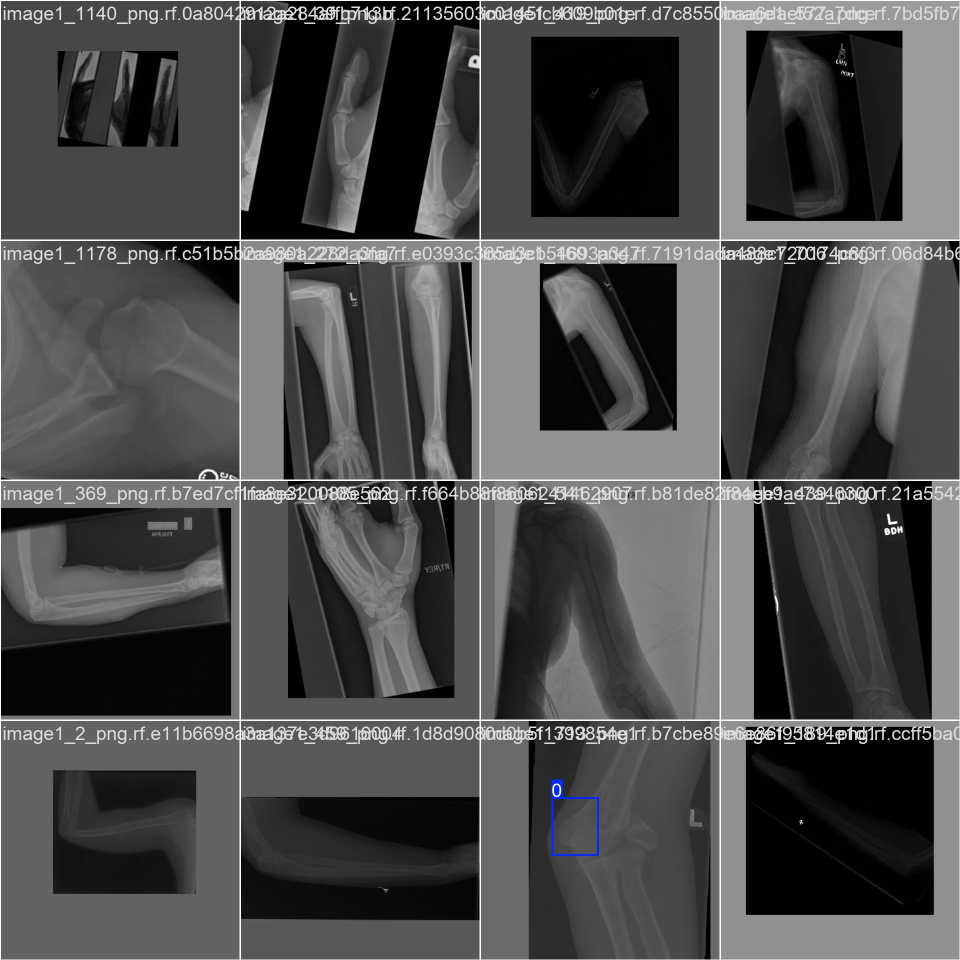
#> input picture examples/runs/detect/fracture_detection/yolov8m_fracture/train_batch0.jpg, 1920 x 1920 px (shown at 1/2 size)
$ python -i preprocessing.py   (imports and definitions only)
#> lines starting #> are read from the running program, lines starting #| are printed output that depends on the picture
import cv2
import numpy as np
from albumentations import (
    Compose, Resize, Normalize, HorizontalFlip,
    Rotate, RandomBrightnessContrast, GaussNoise,
    ShiftScaleRotate, CLAHE
)
from albumentations.pytorch import ToTensorV2

def get_train_transforms(img_size=224):
    """Training augmentation pipeline"""
    return Compose([
        Resize(img_size, img_size),
        CLAHE(clip_limit=2.0, p=0.5),  # Enhance contrast
        Rotate(limit=20, p=0.5),
        HorizontalFlip(p=0.3),  # Be careful with medical images
        ShiftScaleRotate(
            shift_limit=0.1,
            scale_limit=0.1,
            rotate_limit=15,
            p=0.5
        ),
        RandomBrightnessContrast(
            brightness_limit=0.2,
            contrast_limit=0.2,
            p=0.5
        ),
        GaussNoise(var_limit=(10.0, 50.0), p=0.3),
        Normalize(
            mean=[0.485, 0.456, 0.406],
            std=[0.229, 0.224, 0.225]
        ),
        ToTensorV2()
    ])

def get_val_transforms(img_size=224):
    """Validation/Test transforms"""
    return Compose([
        Resize(img_size, img_size),
        CLAHE(clip_limit=2.0, p=1.0),
        Normalize(
            mean=[0.485, 0.456, 0.406],
            std=[0.229, 0.224, 0.225]
        ),
        ToTensorV2()
    ])

def preprocess_xray(image_path, apply_clahe=True):
    """Preprocess single X-ray image"""
#> called with apply_clahe = True
    img = cv2.imread(image_path)
#> img is the input picture: shape (1920, 1920, 3); mean B, G, R 76.2, 76.1, 76.1
    img = cv2.cvtColor(img, cv2.COLOR_BGR2RGB)

    if apply_clahe:
        # Convert to LAB color space
        lab = cv2.cvtColor(img, cv2.COLOR_RGB2LAB)
#> lab: shape (1920, 1920, 3); mean of channels 0, 1, 2 80.4, 128, 127.9
        l, a, b = cv2.split(lab)
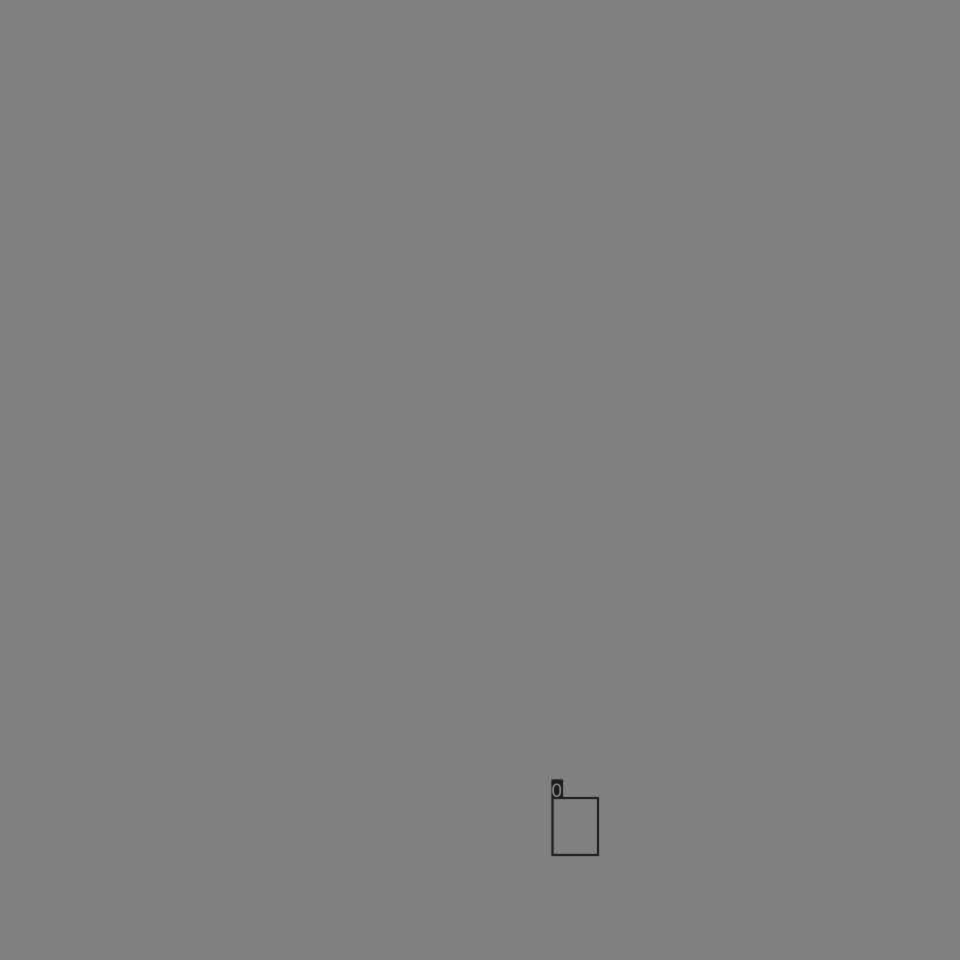
#> b: shape (1920, 1920) (shown at 1/2 size); min 23, max 147, mean 127.9

        # Apply CLAHE to L channel
        clahe = cv2.createCLAHE(clipLimit=2.0, tileGridSize=(8,8))
        l = clahe.apply(l)
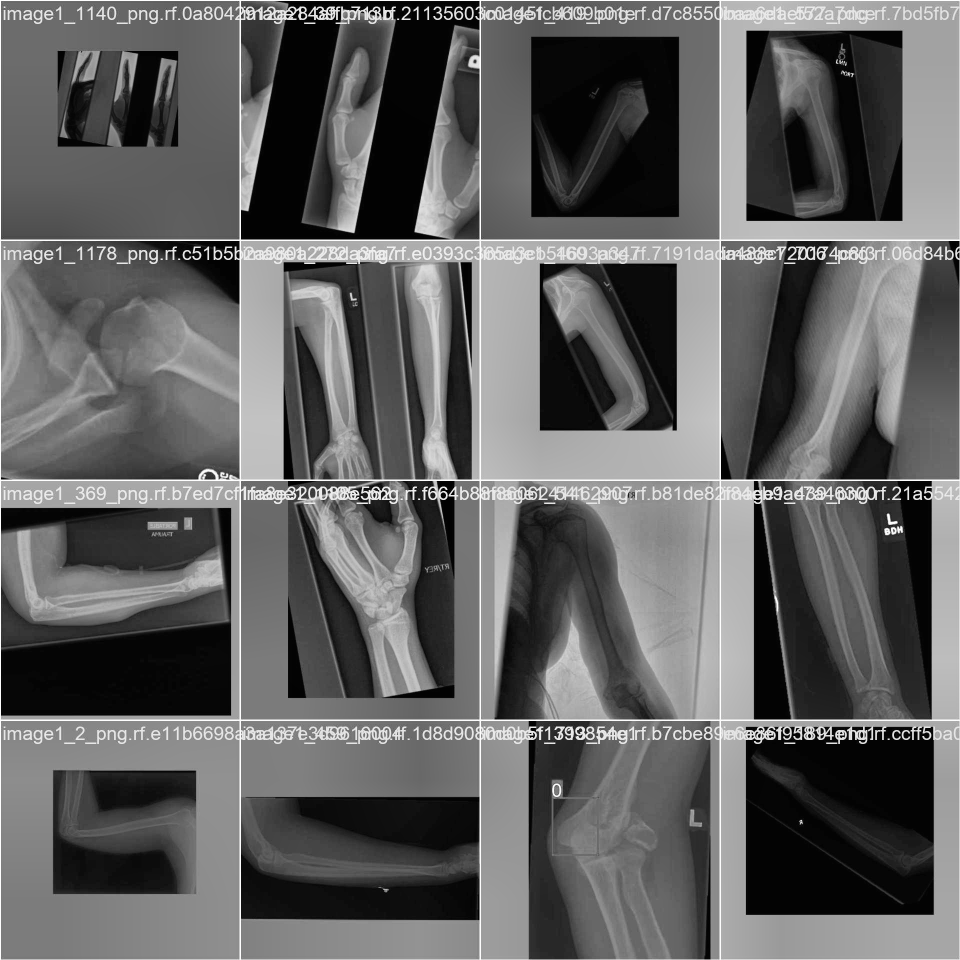
#> l: shape (1920, 1920) (shown at 1/2 size); min 1, max 255, mean 96.7

        # Merge and convert back
        lab = cv2.merge([l, a, b])
#> lab: shape (1920, 1920, 3); mean of channels 0, 1, 2 96.7, 128, 127.9
        img = cv2.cvtColor(lab, cv2.COLOR_LAB2RGB)

    return img

>>> result = preprocess_xray('../../examples/runs/detect/fracture_detection/yolov8m_fracture/train_batch0.jpg')

$ run again, on examples/runs/detect/fracture_detection/yolov8m_fracture/train_batch1.jpg
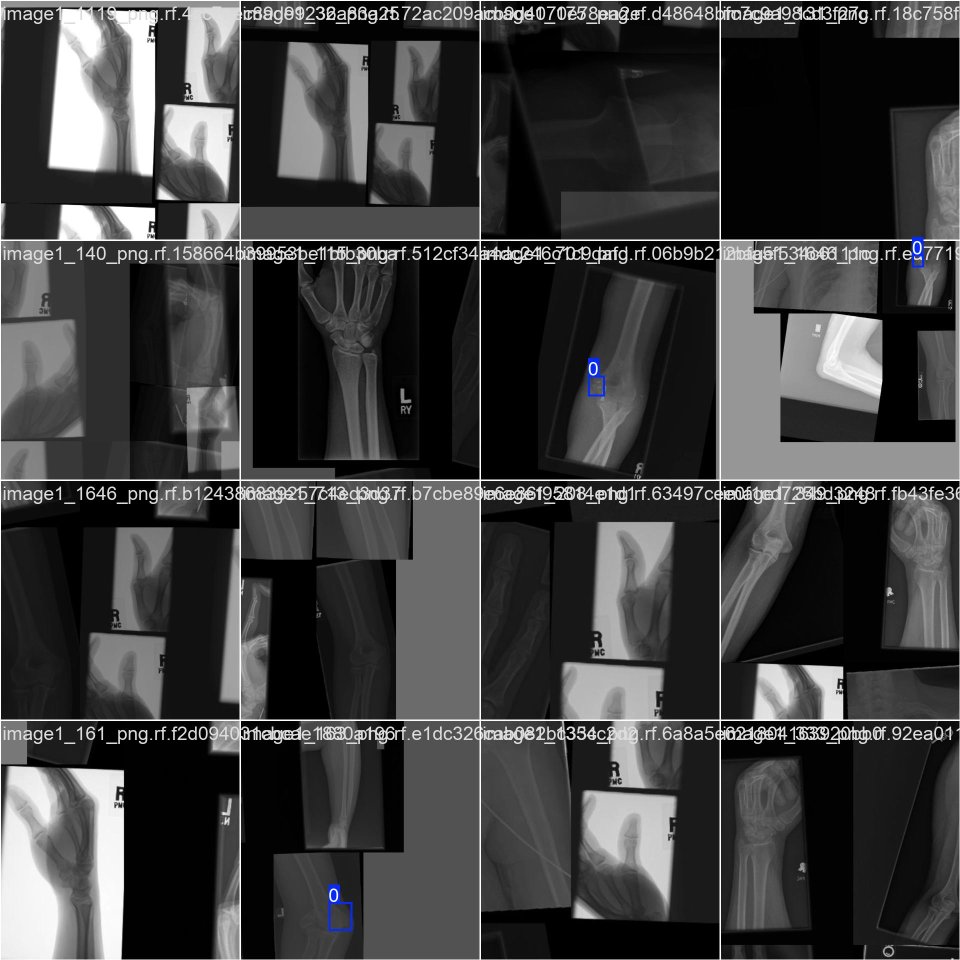
#> input picture examples/runs/detect/fracture_detection/yolov8m_fracture/train_batch1.jpg, 1920 x 1920 px (shown at 1/2 size)
#> in preprocess_xray, img is the input picture: shape (1920, 1920, 3); mean B, G, R 63, 62.8, 62.8
#> in preprocess_xray, `l = clahe.apply(l)`:
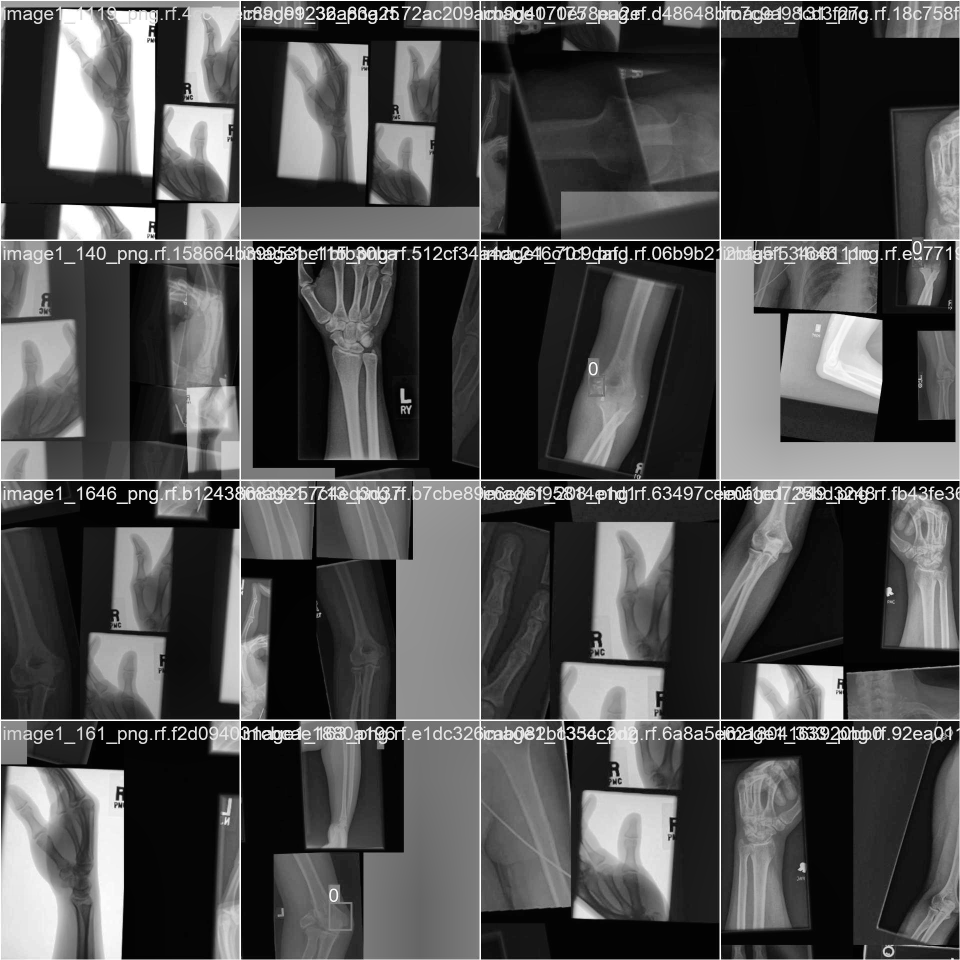
#> l: shape (1920, 1920) (shown at 1/2 size); min 1, max 255, mean 77.8

$ run again, on examples/runs/detect/fracture_detection/yolov8m_fracture/train_batch2.jpg
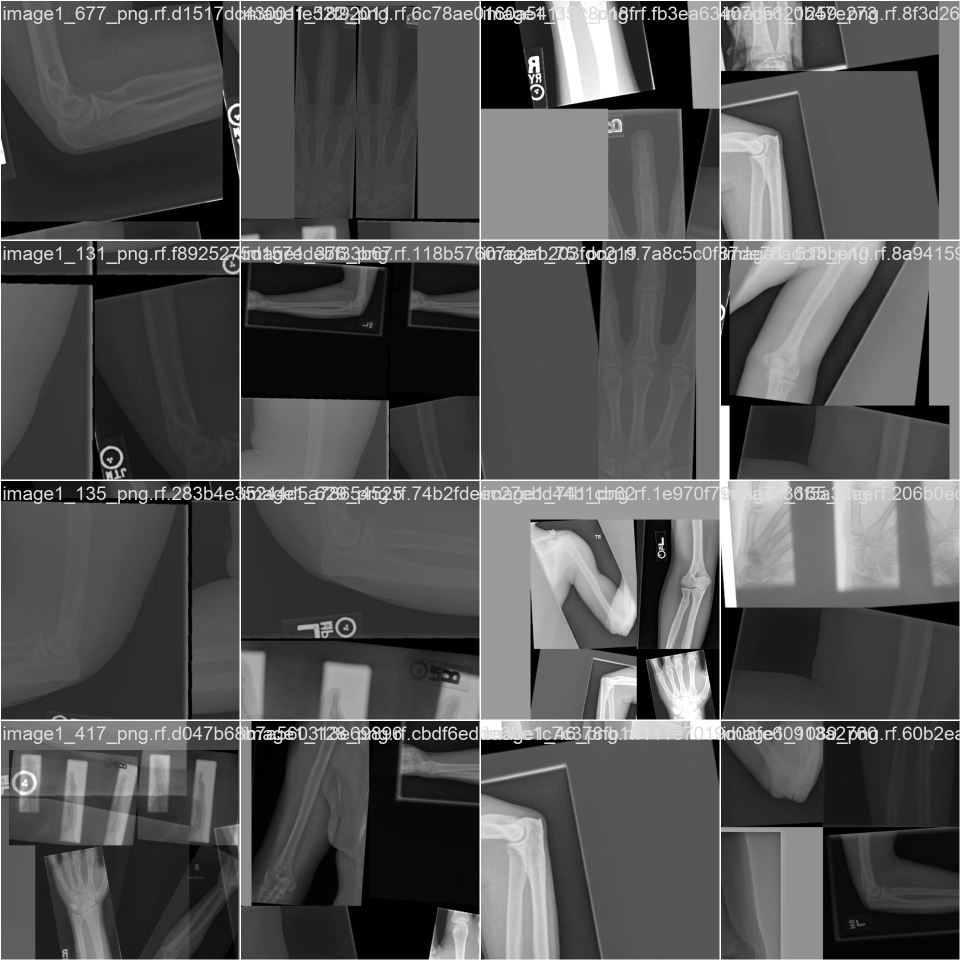
#> input picture examples/runs/detect/fracture_detection/yolov8m_fracture/train_batch2.jpg, 1920 x 1920 px (shown at 1/2 size)
#> in preprocess_xray, img is the input picture: shape (1920, 1920, 3); min 0, max 255, mean 84.7
#> a: shape (1920, 1920); every value is 128
#> in preprocess_xray, `l = clahe.apply(l)`:
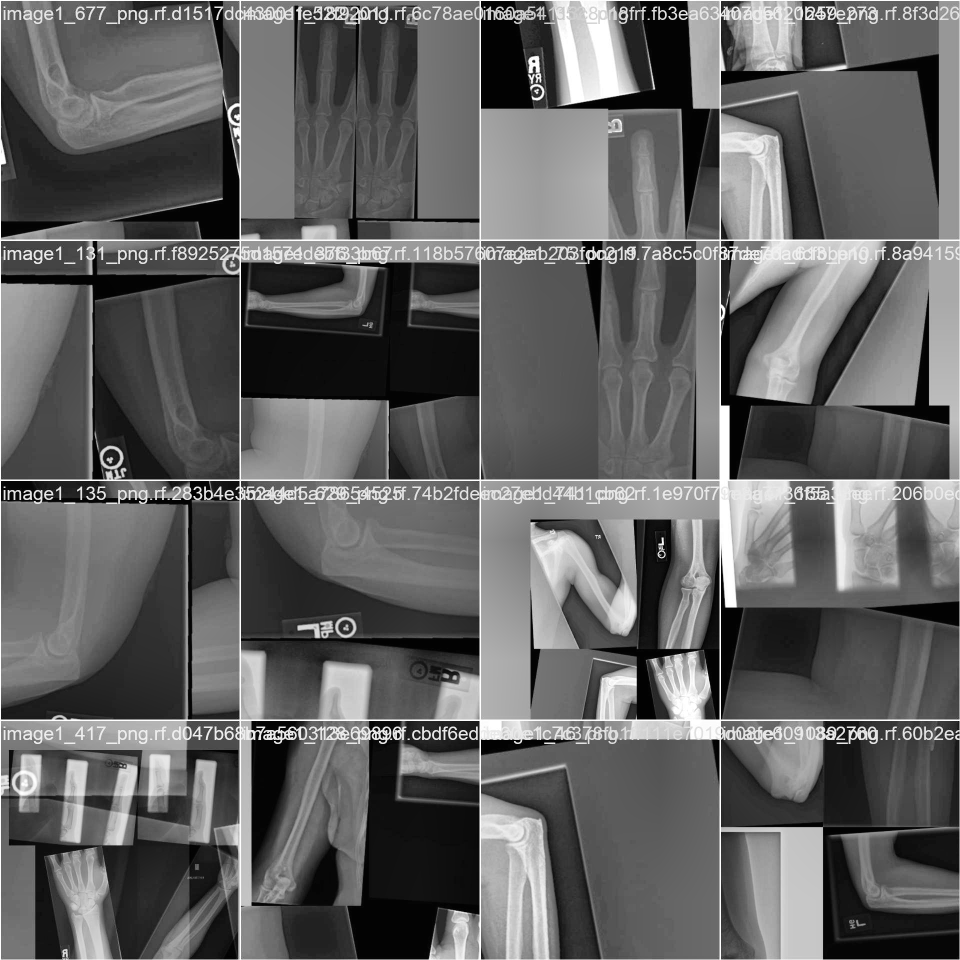
#> l: shape (1920, 1920) (shown at 1/2 size); min 0, max 255, mean 98.3
